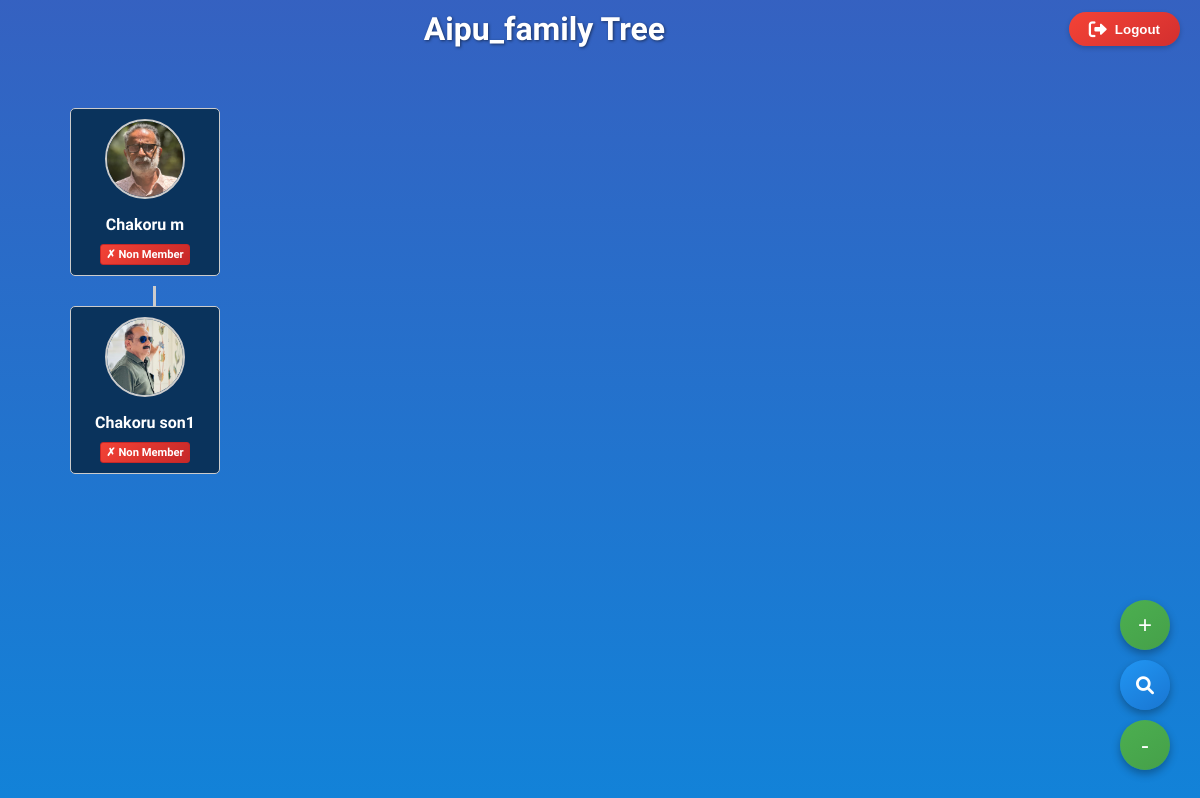
/chakoru/, run on the app's committed database.
### family/models.py (models this page shows, shortened)
class BaseFamilyMember(MPTTModel):
    GENDER_CHOICES = (
        ('M', 'Male'),
        ('F', 'Female'),
        ('O', 'Other'),
    )
    MEMBERSHIP_CATEGORIES = (
        ('LM', 'Life Member'),
        ('PM', 'Paid Member'),
        ('NM', 'Non Member'),
    )
    first_name = models.CharField(max_length=100)
    last_name = models.CharField(max_length=100)
    gender = models.CharField(max_length=1, choices=GENDER_CHOICES, default='M')
    date_of_birth = models.DateField(null=True, blank=True)
    place_of_birth = models.CharField(max_length=255, blank=True, null=True)
    baptism_date = models.DateField(null=True, blank=True)
    baptism_place = models.CharField(max_length=255, blank=True, null=True)
    communion_date = models.DateField(null=True, blank=True)
    communion_place = models.CharField(max_length=255, blank=True, null=True)
    marriage_date = models.DateField(null=True, blank=True)
    marriage_place = models.CharField(max_length=255, blank=True, null=True)
    date_of_death = models.DateField(null=True, blank=True)
    place_of_death = models.CharField(max_length=255, blank=True, null=True)
    burial_place = models.CharField(max_length=255, blank=True, null=True)
    cause_of_death = models.CharField(max_length=255, blank=True, null=True)
    mobile_number = models.CharField(max_length=20, blank=True, null=True)
    email = models.EmailField(blank=True, null=True)
    education = models.CharField(max_length=255, blank=True, null=True)
    employed = models.CharField(max_length=255, blank=True, null=True)
    blood_group = models.CharField(max_length=5, blank=True, null=True)
    photo = models.ImageField(upload_to='members/', null=True, blank=True)
    family_photo = models.ImageField(upload_to='family-photo/', null=True, blank=True)
    membership_category = models.CharField(
        max_length=2,
        choices=MEMBERSHIP_CATEGORIES,
        default='NM'
    )
    membership_number = models.CharField(
        max_length=20,
        blank=True,
        null=True,
        unique=True,
        help_text="Auto-generated with category prefix"
    )
    date_updated = models.DateTimeField(auto_now=True)
    parent = TreeForeignKey(
        'self',
        on_delete=models.CASCADE,
        null=True,
        blank=True,
        related_name='children'
    )
    spouses = models.ManyToManyField('self', symmetrical=True, blank=True)
    class MPTTMeta:
        order_insertion_by = ['first_name']
    class Meta:
        abstract = True

class ChakoruFamily(BaseFamilyMember):
    class Meta:
        verbose_name_plural = 'Chakoru Family Members'
        ordering = ['first_name', 'last_name']

### family/views.py (the view)
# urls.py: path('chakoru/', views.chakoru_family_tree, name='chakoru-family'),
def chakoru_family_tree(request, member_id=None):
    return generic_family_tree(request, ChakoruFamily, 'family6.html', member_id)

### family/views.py (called while the page is built)
def generic_family_tree(request, FamilyModel, template_name, member_id=None):
    if member_id is None:
        root_members = FamilyModel.objects.filter(parent__isnull=True)
        if root_members.exists():
            member = root_members.first()
        else:
            member = FamilyModel.objects.first()
            if not member:
                return render(request, template_name, {'member': None})
    else:
        member = get_object_or_404(FamilyModel, pk=member_id)
    context = {
        'member': member,
        'family_name': FamilyModel._meta.verbose_name_plural,
    }
    return render(request, template_name, context)

### templates/family6.html (shortened to what this page needs)
<!DOCTYPE html>
<html>
<head>
    <link rel="stylesheet" href="https://cdnjs.cloudflare.com/ajax/libs/font-awesome/6.0.0-beta3/css/all.min.css">
</head>
<body>
    <div class="header-container">
        <h1>Aipu_family Tree</h1>
        <button class="logout-btn" onclick="logout()">
            <i class="fas fa-sign-out-alt logout-icon"></i>
            Logout
        </button>
    </div>
    <div id="container">
        <ul class="tree">
            {% include 'family6memb.html' with member=member %}
        </ul>
    </div>
    <div class="zoom-controls">
        <button class="zoom-btn" onclick="zoomIn()">+</button>
        <button class="reset-zoom-btn" onclick="resetZoom()">
            <i class="fas fa-search"></i>
        </button>
        <button class="zoom-btn" onclick="zoomOut()">-</button>
    </div>
</body>
</html>

### templates/family6memb.html (shortened to what this page needs)
<li>
    <div class="member-container">
        <div class="member-couple">
            <div class="member-box
                        {% if member.gender == 'M' %}male{% elif member.gender == 'F' %}female{% endif %}"
                 data-member-id="{{ member.id }}" onclick="openModal({{ member.id }}, event)">
                <div class="member-photo">
                    {% if member.photo %}
                        <img src="{{ member.photo.url }}" alt="{{ member.first_name }}">
                    {% else %}
                        <img src="https://via.placeholder.com/80?text=No+Photo" alt="No photo">
                    {% endif %}
                </div>
                <div class="member-info">
                    <div class="member-name">{{ member.first_name }} {{ member.last_name }}</div>
                    {% if member.membership_category %}
                        <div class="member-category
                                    {% if member.membership_category == 'LM' %}category-lm
                                    {% elif member.membership_category == 'PM' %}category-pm
                                    {% elif member.membership_category == 'NM' %}category-nm
                                    {% endif %}">
                            {% if member.membership_category == 'LM' %}★ Life Member
                            {% elif member.membership_category == 'PM' %}✓ Paid Member
                            {% elif member.membership_category == 'NM' %}✗ Non Member
                            {% endif %}
                        </div>
                    {% endif %}
                </div>
            </div>
        </div>
        {% if member.get_children %}
            <ul class="children-list">
                {% for child in member.get_children %}
                    {% include 'family6memb.html' with member=child %}
                {% endfor %}
            </ul>
        {% endif %}
    </div>
</li>

### templates/family6.html (style rules this page uses)
* { margin: 0; padding: 0; box-sizing: border-box; }
body { background: linear-gradient(hsl(221, 56.90%, 48.20%), hsl(206, 84.60%, 45.90%)); min-height: 100vh; font-family: Oxygen, sans-serif; }
#container { margin: 0 auto; width: 90%; max-width: 1200px; padding: 20px 0; transform-origin: top center; transition: transform 0.3s ease; }
.header-container { display: flex; justify-content: space-between; align-items: center; margin-bottom: 20px; padding: 10px 20px 0px 20px; }
h1 { text-align: center; color: #fff; margin-bottom: 0; text-shadow: 1px 1px 3px rgba(0,0,0,0.5); flex-grow: 1; }
.tree { width: 100%; }
.tree, .tree ul { width: max-content; padding-top: 20px; position: relative; transition: all 0.5s; }
.tree li { float: left; text-align: center; list-style-type: none; position: relative; padding: 20px 5px 0 5px; transition: all 0.5s; }
.tree li::before, .tree li::after { content: ''; position: absolute; top: 0; right: 50%; border-top: 1px solid #ccc; width: 50%; height: 20px; }
.tree li::after { right: auto; left: 50%; border-left: 3px solid #ccc; }
.tree li:only-child::after, .tree li:only-child::before { display: none; }
.tree li:only-child { padding-top: 0; }
.tree li:first-child::before, .tree li:last-child::after { border: 0; }
.tree li:last-child::before { border-right: 3px solid #ccc; border-radius: 0 5px 0 0; }
.tree li:first-child::after { border-radius: 5px 0 0 0; }
.tree ul::before { content: ''; position: absolute; top: 0; left: 50%; border-left: 3px solid #ccc; width: 0; height: 20px; }
.member-container { display: flex; flex-direction: column; align-items: center; }
.member-couple { display: flex; align-items: center; margin-bottom: 10px; position: relative; }
.member-box { border: 1px solid #ccc; padding: 10px; text-decoration: none; width: min-content; color: #fff; font-size: 1rem; display: inline-block; border-radius: 5px; transition: all 0.5s; background: hsl(22,22%,2%); min-width: 150px; position: relative; z-index: 1; cursor: pointer; }
.member-box.male { background: hsl(210, 80%, 20%); margin-right: 15px; }
.member-photo img { display: block; margin: 0 auto; margin-bottom: 1rem; width: 80px; height: 80px; border-radius: 50%; object-fit: cover; border: 2px solid #ccc; transition: all 0.3s; }
.member-name { font-weight: bold; margin-bottom: 5px; }
.member-category { font-size: 0.7rem; padding: 3px 5px; border-radius: 3px; display: inline-block; margin-top: 5px; font-weight: bold; }
.category-nm { background: linear-gradient(135deg, #f44336, #c62828); color: white; border: 1px solid #c62828; }
.zoom-controls { position: fixed; bottom: 30px; right: 30px; display: flex; flex-direction: column; gap: 10px; z-index: 50; }
.zoom-btn { width: 50px; height: 50px; border-radius: 50%; background: linear-gradient(145deg, #4CAF50, #45a049); color: white; border: none; font-size: 24px; cursor: pointer; box-shadow: 0 4px 8px rgba(0,0,0,0.3); display: flex; align-items: center; justify-content: center; transition: all 0.3s; }
.logout-btn { padding: 8px 20px; background: linear-gradient(145deg, #f44336, #d32f2f); color: white; border: none; border-radius: 25px; cursor: pointer; font-weight: bold; box-shadow: 0 2px 5px rgba(0,0,0,0.2); transition: all 0.3s; display: flex; align-items: center; gap: 8px; }
.logout-icon { font-size: 18px; }
.reset-zoom-btn { width: 50px; height: 50px; border-radius: 50%; background: linear-gradient(145deg, #2196F3, #1976D2); color: white; border: none; font-size: 18px; cursor: pointer; box-shadow: 0 4px 8px rgba(0,0,0,0.3); display: flex; align-items: center; justify-content: center; transition: all 0.3s; }

### data on the page
ChakoruFamily: photo (picture), first_name "Chakoru", last_name "m"
ChakoruFamily: photo (picture), first_name "Chakoru", last_name "son1", membership_category "✗ Non Member"
